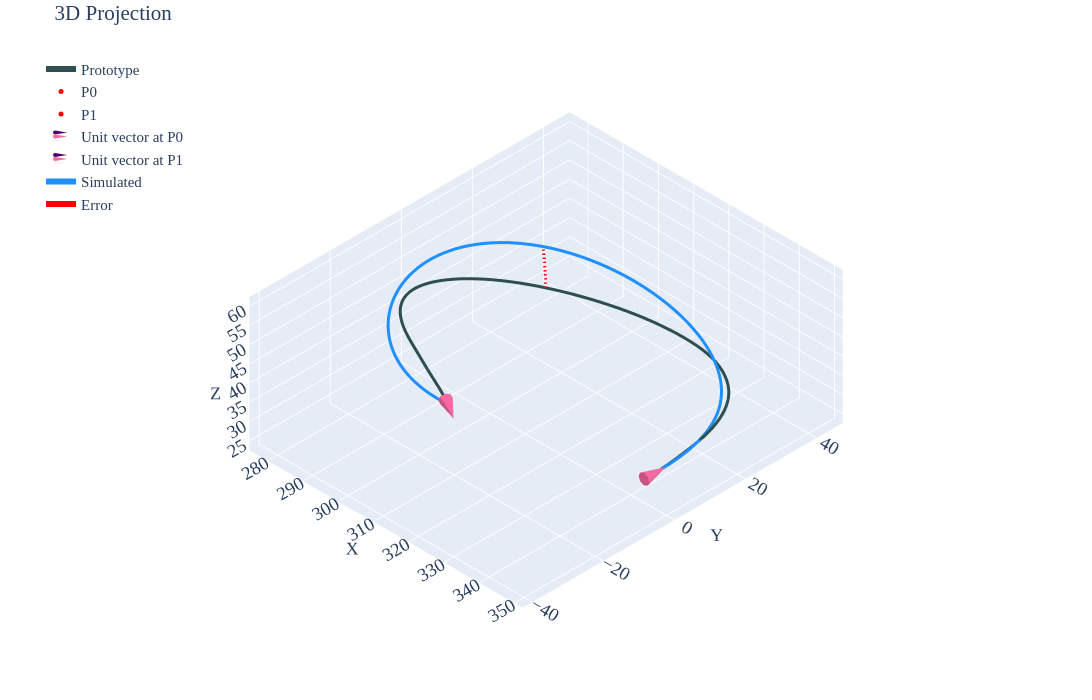

The cell this chart's notebook holds for it:
### Code cell
df=pd.read_csv('../data/2810/p1-case1.csv')
prt=df.iloc[10:,2:].reset_index(drop=True)
p0=df.iloc[5,2:].values.astype(float)   
p1=df.iloc[6,2:].values.astype(float)   
u0=df.iloc[8,2:].values.astype(float)*df.iloc[2,1]   
u1=df.iloc[9,2:].values.astype(float)*df.iloc[3,1]   
siml=pd.DataFrame(final_rod_position.T,columns=['X','Y','Z'])
fig=utils.plotter(prt.values,p0,p1,u0,u1,x_label='Prototype',spl1=siml.values,spl1_label='Simulated',cne=6,intr='d')
a=df.iloc[59,2:]
b=siml.iloc[50]
fig.add_trace(go.Scatter3d(x=[a[0],b[0]],y=[a[1],b[1]],z=[a[2],b[2]],mode='lines',name='Error',line=dict(color='red',width=6,dash='longdash')))
fig.show()
pio.write_html(fig,'html/p1-case1.html')
siml.to_csv('data/p1-case1.csv',index=False)
